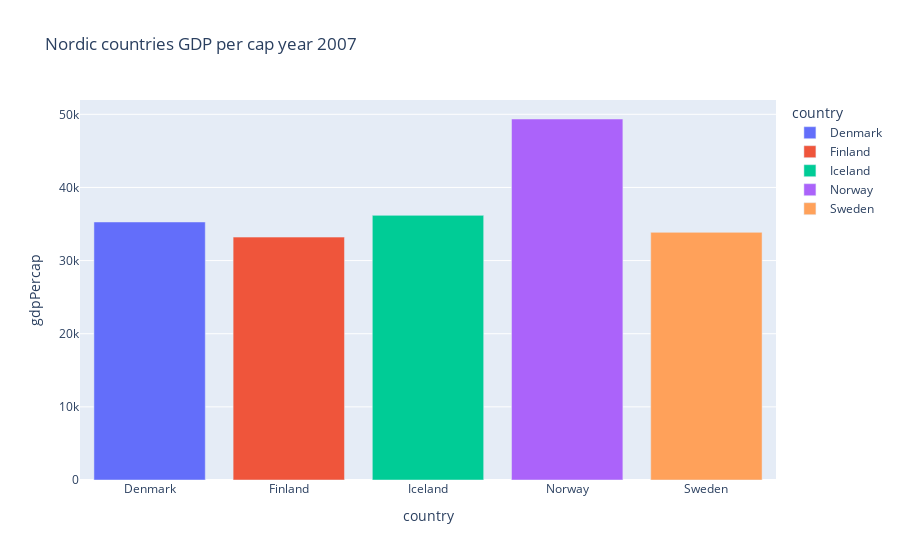

Source (notebook cell):
### Code cell
# compare Nordic countries 
fig = px.bar(nordic2007, x="country", y="gdpPercap", color="country", title="Nordic countries GDP per cap year 2007")
fig.show()

### Figure 1 — Plotly figure (JSON) as saved in the notebook; plotly's stock layout.template omitted (floating-point values rounded to 4 significant figures)
{"data": [{"alignmentgroup": "True", "hovertemplate": "country=%{x}<br>gdpPercap=%{y}<extra></extra>", "legendgroup": "Denmark", "marker": {"color": "#636efa", "pattern": {"shape": ""}}, "name": "Denmark", "offsetgroup": "Denmark", "orientation": "v", "showlegend": true, "textposition": "auto", "type": "bar", "x": ["Denmark"], "xaxis": "x", "y": [35280.0], "yaxis": "y"}, {"alignmentgroup": "True", "hovertemplate": "country=%{x}<br>gdpPercap=%{y}<extra></extra>", "legendgroup": "Finland", "marker": {"color": "#EF553B", "pattern": {"shape": ""}}, "name": "Finland", "offsetgroup": "Finland", "orientation": "v", "showlegend": true, "textposition": "auto", "type": "bar", "x": ["Finland"], "xaxis": "x", "y": [33210.0], "yaxis": "y"}, {"alignmentgroup": "True", "hovertemplate": "country=%{x}<br>gdpPercap=%{y}<extra></extra>", "legendgroup": "Iceland", "marker": {"color": "#00cc96", "pattern": {"shape": ""}}, "name": "Iceland", "offsetgroup": "Iceland", "orientation": "v", "showlegend": true, "textposition": "auto", "type": "bar", "x": ["Iceland"], "xaxis": "x", "y": [36180.0], "yaxis": "y"}, {"alignmentgroup": "True", "hovertemplate": "country=%{x}<br>gdpPercap=%{y}<extra></extra>", "legendgroup": "Norway", "marker": {"color": "#ab63fa", "pattern": {"shape": ""}}, "name": "Norway", "offsetgroup": "Norway", "orientation": "v", "showlegend": true, "textposition": "auto", "type": "bar", "x": ["Norway"], "xaxis": "x", "y": [49360.0], "yaxis": "y"}, {"alignmentgroup": "True", "hovertemplate": "country=%{x}<br>gdpPercap=%{y}<extra></extra>", "legendgroup": "Sweden", "marker": {"color": "#FFA15A", "pattern": {"shape": ""}}, "name": "Sweden", "offsetgroup": "Sweden", "orientation": "v", "showlegend": true, "textposition": "auto", "type": "bar", "x": ["Sweden"], "xaxis": "x", "y": [33860.0], "yaxis": "y"}], "layout": {"barmode": "relative", "legend": {"title": {"text": "country"}, "tracegroupgap": 0}, "title": {"text": "Nordic countries GDP per cap year 2007"}, "xaxis": {"anchor": "y", "categoryarray": ["Denmark", "Finland", "Iceland", "Norway", "Sweden"], "categoryorder": "array", "domain": [0, 1], "title": {"text": "country"}}, "yaxis": {"anchor": "x", "domain": [0, 1], "title": {"text": "gdpPercap"}}}}
